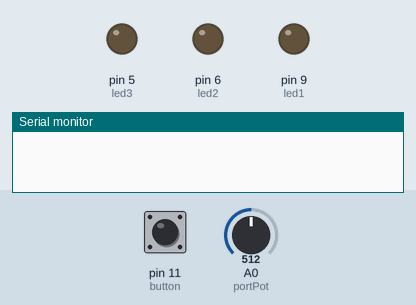
This sketch was run on a simulated Arduino Uno, built with avr-gcc and run on an emulated ATmega328P. On the bench: output pins drawn as LEDs (lit = HIGH), the last lines printed to the serial monitor. The inputs (shaded band) are chosen by the test bench; at power-on: pin 11 (button) HIGH, A0 (portPot) = 512.

Above: at 1.2 s.
1.3 s: pin 11 (button) pulled LOW for 0.15 s
At 1.9 s:
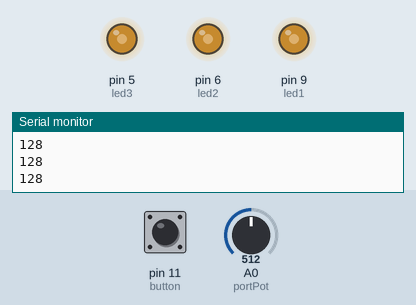
2.9 s: A0 (portPot) set to 306
At 3.7 s:
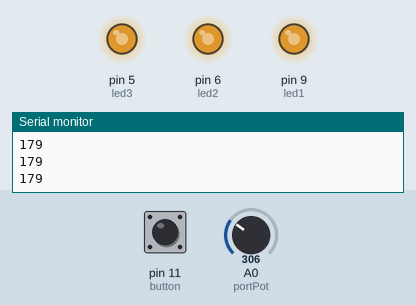
4.4 s: A0 (portPot) set to 122
At 4.9 s:
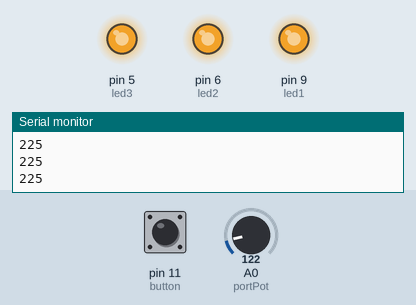
5.9 s: A0 (portPot) set to 900
At 7.0 s:
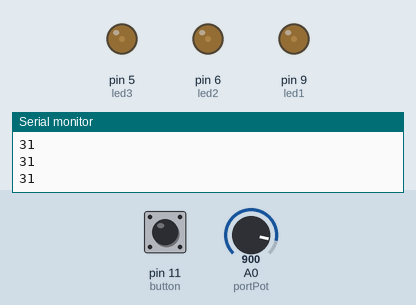
7.4 s: A0 (portPot) set to 511
At 8.4 s:
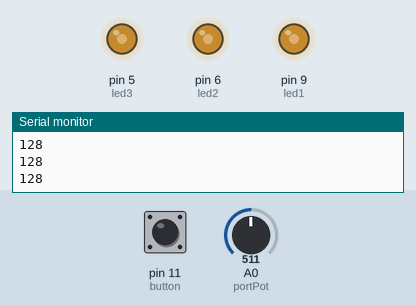
8.9 s: pin 11 (button) pulled LOW for 1 s
At 10.2 s:
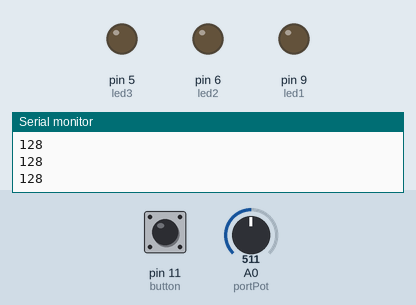
Timing chart, 0 to 11.9 s (numbered marks = the images above; inputs shaded):
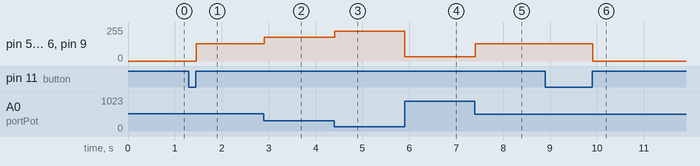

The sketch:

sketch_jan5a.ino
```cpp
int led1 = 9;
int led2 = 6;
int led3 = 5;
int button = 11;
boolean lastbutton = LOW;
boolean ledOn = true;
int portPot = 0;

void setup() {
  // put your setup code here, to run once:
    pinMode(led1, OUTPUT);
    pinMode(led2, OUTPUT);
    pinMode(led3, OUTPUT);
    pinMode(button, INPUT);
    Serial.begin(9600);
}

boolean debounce(boolean last)
{
   boolean current = digitalRead(button);
   if(current != last)
   {
    delay(5);
    current = digitalRead(button);
    }
    return current;
}

void loop() {
  int val = 0;
  boolean current = debounce(lastbutton);
  if(lastbutton == LOW && current == HIGH )
  {
    ledOn = !ledOn;
  }
  lastbutton = current;
  if(ledOn)
  {
    val = analogRead(portPot);
    val = map(val,0,1023,255,0);
    Serial.println(val);
    analogWrite(led1, val);
    analogWrite(led2, val);
    analogWrite(led3, val);
    delay(10);
  }
  else
  {
    digitalWrite(led1, LOW);
    digitalWrite(led2, LOW);
    digitalWrite(led3, LOW);
  }

}
```

Measured:
- after the input at 1.3 s, pin 5 (led3), pin 6 (led2), pin 9 (led1): 0/255 → 128/255 after 0.16 s
- after the input at 2.9 s, pin 5 (led3), pin 6 (led2), pin 9 (led1): 128/255 → 179/255 at once
- after the input at 4.4 s, pin 5 (led3), pin 6 (led2), pin 9 (led1): 179/255 → 225/255 at once
- after the input at 5.9 s, pin 5 (led3), pin 6 (led2), pin 9 (led1): 225/255 → 31/255 at once
- after the input at 7.4 s, pin 5 (led3), pin 6 (led2), pin 9 (led1): 31/255 → 128/255 at once
- after the input at 8.9 s, pin 5 (led3), pin 6 (led2), pin 9 (led1): 128/255 → 0/255 after 1.0 s
